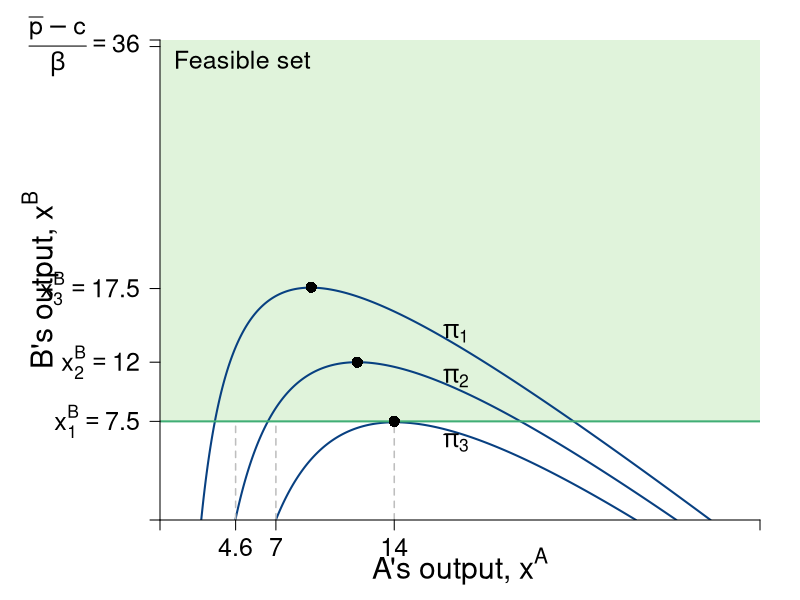

The R source for this figure:
require(shape)
pdf(file = "competitionmarkets/cournot_brf_isoA_feasible.pdf", width = 9, height = 7)

#Set parameters for graphics
pointsize <- 1.8
axislabelsize <- 1.8
labelsize <- 1.5
namesize <- 1.8
annotatesize <- 1.5
graphlinewidth <- 2
segmentlinewidth <- 1.5


COL <- c("#7fc97f", "#beaed4", "#fdc086", "#ffff99", "#386cb0", "#f0027f", "#bf5b17", "#666666")
COLA <- c("#e0f3db", "#99d8c9","#66c2a4","#41ae76", "#238b45", "#005824")
COLB <- c("#4eb3d3", "#2b8cbe", "#0868ac","#084081")

par(mar =  c(4, 8, 2, 2))

piA <- function(xa, xb, s = 0.5, pmax = 20, c1 = 2) {
  (pmax - s*xb)*xa - s*(xa)^2 - c1*xa
}

piB <- function(xa, xb, s = 0.5, pmax = 20, c1 = 2) {
  (pmax - s*xa)*xb - s*(xb)^2 - c1*xb
}

brfB <- function(xa, s = 0.5, pmax = 20, c1 = 2) {
  (pmax - c1)/(2*s) - (1/2)*xa
}

brfA <- function(xa, s = 0.5, pmax = 20, c1 = 2) {
  (pmax - c1)/s - 2*xa
}

xlims <- c(0, 36.5)
ylims <- c(0, 36.5)

npts <- 501 
x <- seq(xlims[1], xlims[2], length.out = npts)
y <- seq(ylims[1], ylims[2], length.out = npts) 
a <- c(42, 72, 102)
b <- c(72, 81, 90)

plot(0, 0, xlim = xlims, ylim = ylims, type = "n",
     xlab = expression(paste("")),
     ylab = expression(paste("")), 
     xaxt = "n", 
     yaxt = "n", 
     cex.lab = axislabelsize, 
     bty = "n",
     xaxs = "i", 
     yaxs = "i")

ticksy <- c(0, 7.5, 12, 17.6, 36, ylims[2])
ylabelsnum <- c(NA, expression(paste(x[1]^B == 7.5)), expression(paste(x[2]^B == 12)), expression(paste(x[3]^B)==17.5), expression(paste(frac(bar(p) - c,beta) == 36), NA))
ticksx <- c(0, 4.6, 7.05, 14.25, xlims[2])
xlabelsnum <- c(NA, expression(paste(4.6)), expression(paste(7)), expression(paste(14)), NA)

npts <- 500 
xx1 <- seq(xlims[1], xlims[2], length.out = npts)

#Feasible set
polygon(c(0, 0, xlims[2], xlims[2]), 
        c(ylims[2], 7.5 , 7.5, ylims[2]),
        border = FALSE, col = COLA[1])

contour(x, y, 
        outer(x, y, piA),
        drawlabels = FALSE,
        col = COLB[4],
        lwd = graphlinewidth,
        levels = a, 
        xaxs = "i", 
        yaxs = "i", 
        add = TRUE) 

text(0.5*xlims[2], -3.5, expression(paste("A's output, ", x^A)), xpd = TRUE, cex = axislabelsize) 
text(-7.3, 0.5*ylims[2], expression(paste("B's output, ", x^B)), xpd = TRUE, cex = axislabelsize, srt = 90) 

# Feasible
segments(0, 7.5, xlims[2], 7.5, col = COLA[4], lwd = graphlinewidth)
text(5, 35, expression("Feasible set"), cex = annotatesize)
# polygon( feasible )

segments(7.05, 0, 7.05, 7.5, lty = 2, col = "gray" , lwd = segmentlinewidth)
points(12, 12, pch = 16, col = "black", cex = 1.5)

segments(14.25, 0, 14.25, 7.5, lty = 2, col = "gray" , lwd = segmentlinewidth)
points(14.25, 7.5, pch = 16, col = "black", cex = 1.5)

segments(4.6, 0, 4.6, 7.5, lty = 2, col = "gray" , lwd = segmentlinewidth)
points(9.2, 17.7, pch = 16, col = "black", cex = 1.5)

#labels for the isoprofits
text(18, 5.9, expression(paste(pi[3])), cex = annotatesize)
text(18, 10.8, expression(paste(pi[2])), cex = annotatesize)
text(18, 14.2, expression(paste(pi[1])), cex = annotatesize)

axis(1, at = ticksx, pos = 0, labels = xlabelsnum, cex.axis = labelsize)
axis(2, at = ticksy, pos = 0, labels = ylabelsnum, las = 1, cex.axis = labelsize)

dev.off()
